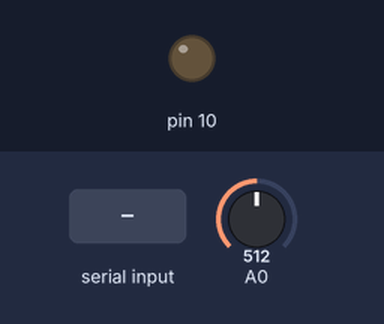
This sketch was run on a simulated Arduino Uno, built with avr-gcc and run on an emulated ATmega328P. Parts: output pins drawn as LEDs (lit = HIGH). The inputs (shaded band) are chosen by the test bench; at power-on: A0 = 512. Random numbers use the default seed unless the sketch sets one; what the sketch prints to the serial monitor is not drawn.

Above: at 1.2 s.
1.3 s: A0 set to 122
At 2.3 s:
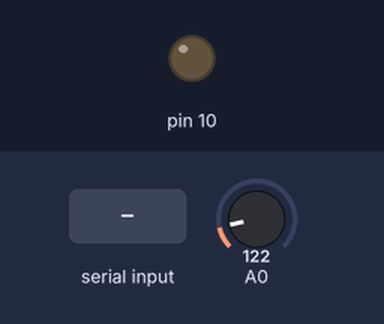
2.8 s: A0 set to 0
At 3.2 s:
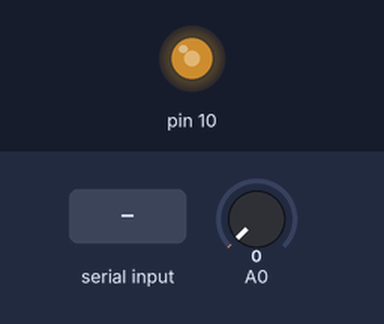
4.3 s: "s" received over Serial
At 4.9 s:
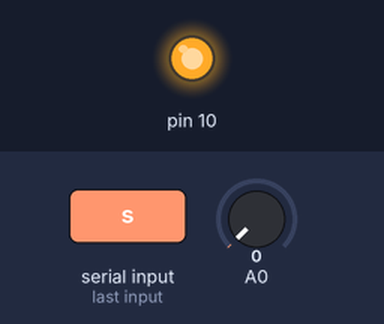
5.8 s: A0 set to 716
At 7.0 s:
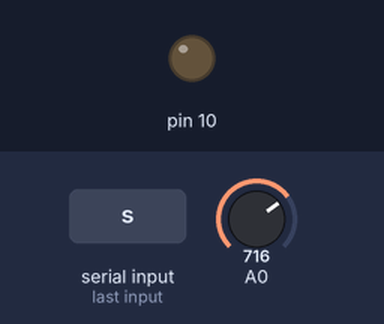
7.3 s: "r" received over Serial
Timing chart, 0 to 9.8 s (numbered marks = the images above; inputs shaded):
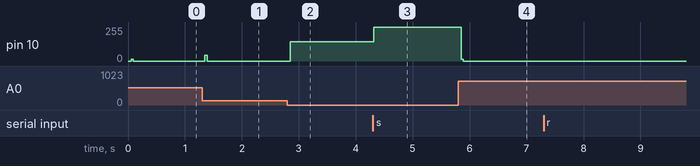

The sketch:

Circuito_de_2_ordem_para_Arduino_controle_GMV.ino
```cpp
// Frequência de amostragem em 250 Hz (definida a partir do timer)
#define INTERVAL_LENGTH_US 2000UL

// defines para dar set ou clear nos bits do registrador
#define cbi(sfr, bit) (_SFR_BYTE(sfr) &= ~_BV(bit))
#define sbi(sfr, bit) (_SFR_BYTE(sfr) |= _BV(bit))

// Variáveis utilizadas para o sistema de controle (erro, entrada, saída e referência)
unsigned long previousMicros;
char comando;
float yr[3] = {0.0, 0.0, 0.0};
float y[5] = {0.0, 0.0, 0.0, 0.0, 0.0} ;
float u[2] = {0.0, 0.0};
float du[3] = {0.0, 0.0, 0.0};

// Parâmetros do controlador contínuo
const float Kp = 0.01;
const float Ki = 4;
const float Kd = 0.001;

// Passando o controlador contínuo para o domínio discreto através de uma aproximação backward
const float Ts = 0.004;
const float s0 = Kp + Ki*Ts + Kd/Ts;
const float s1 = -Kp - 2*Kd/Ts;
const float s2 = Kd/Ts;

// Parâmetros para o controlador PID com augmentção estocástica (calculados a partir da equação diofantina -> código feito no MATLAB)
const float f[5] = {0.417040589375850, -0.777055678393674, 0.256784774024964, 0.234039285572753, -0.114808970579893};
const float BECQ[3] = {0.015329515672768, 0.0106352133438838,  0.00528960895670294}; // primeiro elemento = 0.005329515672768 + lambda

// Ruído aleatório
double randNumber;

void setup()
{
  // Prescaler definido para 64 (clock de 250kHz) -> clock = 16MHz/prescaler (default do arduino é prescaler=128)
  sbi(ADCSRA, ADPS2);
  sbi(ADCSRA, ADPS1);
  cbi(ADCSRA, ADPS0);

  // Começando a comunicação serial
  Serial.begin(115200);
  pinMode(10,OUTPUT);
  analogWrite(10, 0);

  // Gerador de ruído
  randomSeed(analogRead(A1));

}


void loop()
{

    int i;

    // Loop de controle de amostragem. Caso o tempo de amostragem seja menor que 0.004 s, o processamento é interrompido
    while((micros() - previousMicros) <= INTERVAL_LENGTH_US)
    {
       unsigned long currentMicros = micros();
       previousMicros += INTERVAL_LENGTH_US;


       while(Serial.available())
       {
        comando = Serial.read();
        if(comando=='s')
         {
           yr[0] = 0.5;

      }

         else if(comando=='r')
          {
           yr[0] = 0.75;

          }

         else if(comando=='t')
          {
           yr[0] = 1.0;

          }
           else if(comando=='q')
          {
           yr[0] = 0.0;
          }

       }
           randNumber = random(-50,51)/2000.0;
           y[0] =  (double)analogRead(A0)*5/1023;
           du[0] = (1/BECQ[0])*(-BECQ[1]*du[1] -BECQ[2]*du[2] +s0*yr[0] +s1*yr[1] +s2*yr[2] -f[0]*y[0] -f[1]*y[1] -f[2]*y[2] -f[3]*y[3] -f[4]*y[4]);
           u[0] = u[1] +du[0];


           if(u[0]<0)
           {
            u[0]=0;
            }


           if(u[0]>5)
           {
            u[0]=5;
            }

          // Enviando o comando para o sistema
          analogWrite(10, u[0]*255/5);


          // Deslocando os valores do sinal de referência, saída, controle e incremento de controle nas memórias
          du[2] = du[1];
          du[1] = du[0];

          yr[2] = yr[1];
          yr[1] = yr[0];

          y[4] = y[3];
          y[3] = y[2];
          y[2] = y[1];
          y[1] = y[0];

          u[1] = u[0];

         // Plotando a entrada e a saída
         Serial.print(u[0],4);
         Serial.print(',');
         Serial.println(y[0], 4); // Mostra o valor de tensão lido com 4 casas decimais (o arduino consegue diferenciar valores de tensão que tem uma diferença de aprox. 4.9 mV).

    }
}
```

Measured:
- after the input at 1.3 s, pin 10: 0/255 → 42/255 after 0.05 s, → 0/255 0.04 s later
- after the input at 2.8 s, pin 10: 0/255 → 143/255 after 0.05 s
- after the input at 4.3 s, pin 10: 143/255 → 255/255 at once
- after the input at 5.8 s, pin 10: 255/255 → 0/255 after 0.05 s
